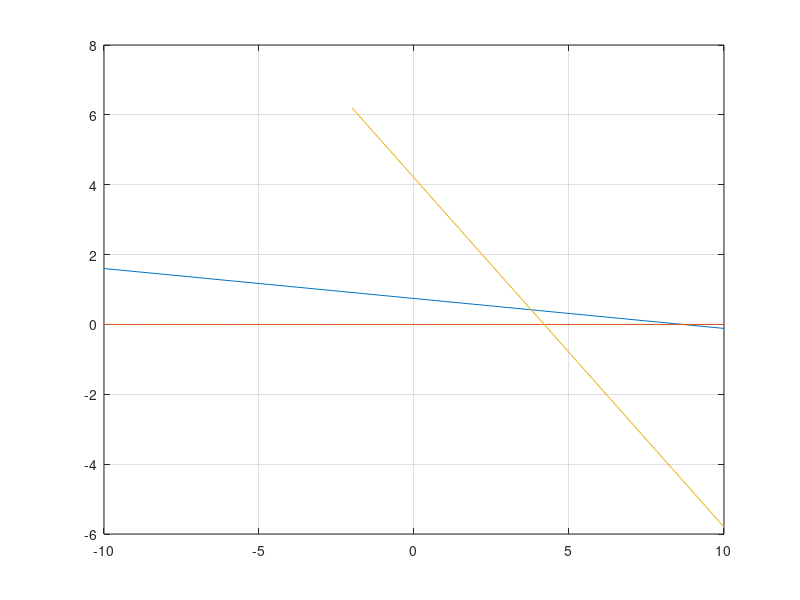

The MATLAB script that drew this image:
disp("#1");
n = 9;
x1 = 0;
x = 1:1:n;
y = x.^(-1);
p = polyfit(x,y,1);
r1 = roots(p)
x = linspace(-10,10,20);
f = polyval(p,x);
plot(x,f);
grid on;
hold on;
y = linspace(-10,10,20);
f1 = polyval(x1,y);
plot(y,f1);
grid on;
hold on;
disp("#2");
x6 = 0;
x5 = [-1,0,1,2,3];
y5 = [6,5,0,3,2];
f5 = polyfit(x5,y5,1);
r2 = roots(f5)
x5 = linspace(-2,10,100);
fun = polyval(f5,x5);
plot(x5,fun);
grid on;
hold on;